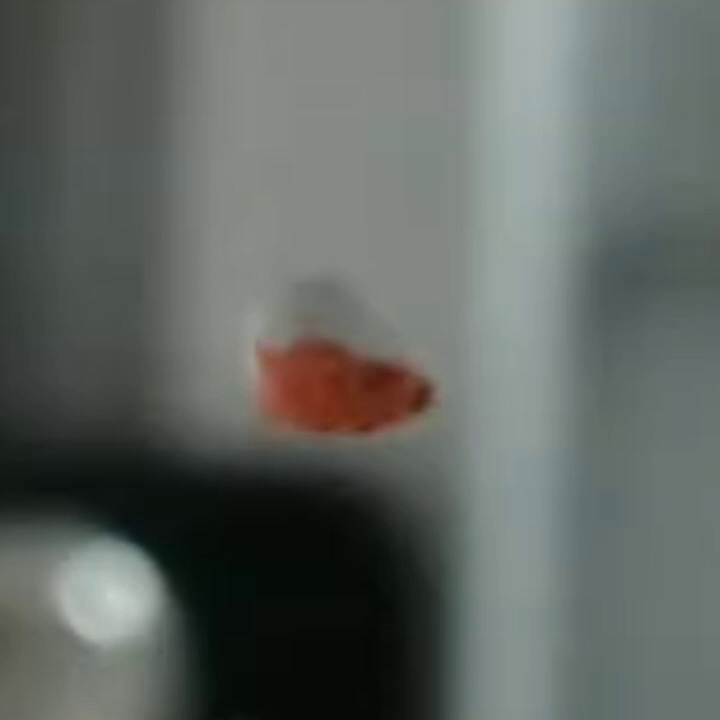
#> input picture frames/frame0.jpg, 720 x 720 px
$ python img_adaptiv_thersh.py
#> lines starting #> are read from the running program, lines starting #| are printed output that depends on the picture; after the words box and inside, x2 and y2 are one past the last pixel; in counts of white or black regions, pixels touching at a corner belong together
import cv2
import numpy as np
from matplotlib import pyplot as plt

img = cv2.imread('./frames/frame0.jpg',2)
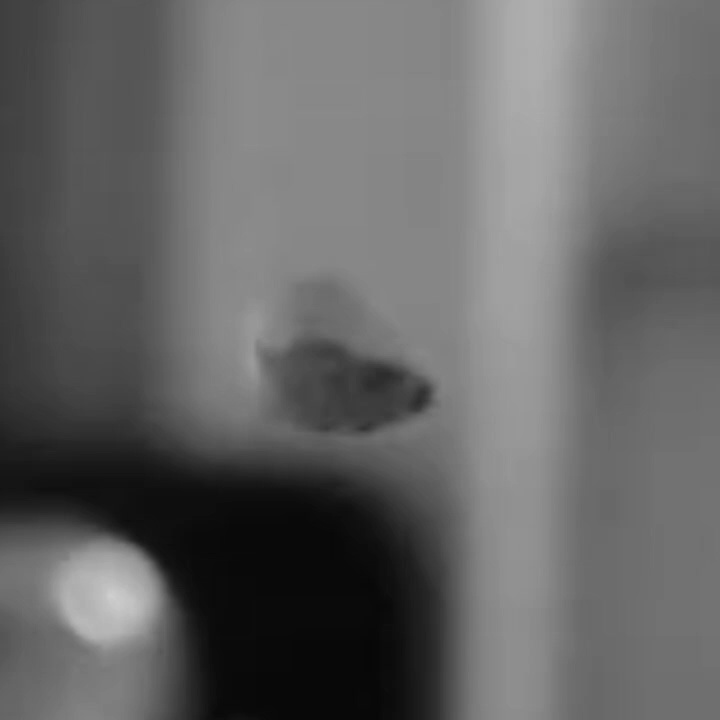
#> img: shape (720, 720); min 7, max 207, mean 100.3
img = cv2.medianBlur(img,5)

ret,th1 = cv2.threshold(img,90,255,cv2.THRESH_BINARY)
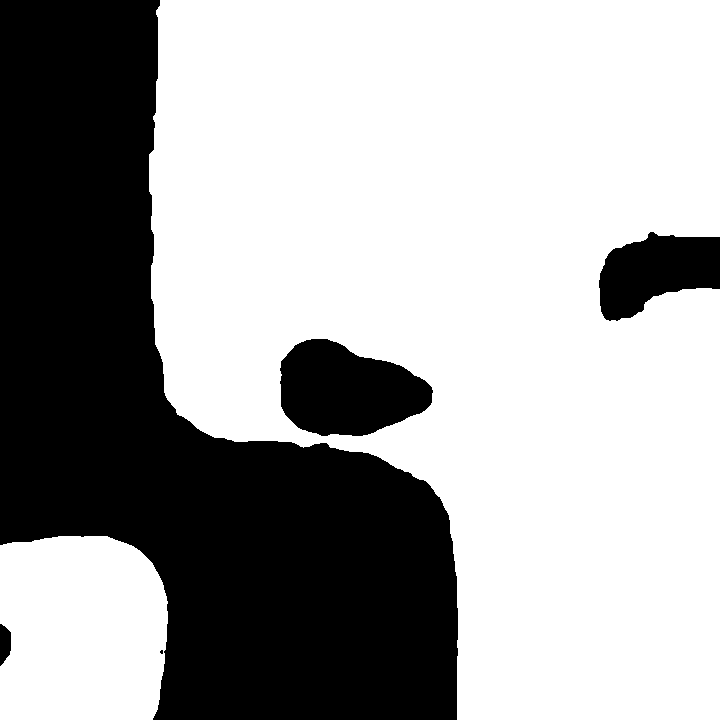
#> th1: shape (720, 720); 64.8% white; 5 black regions (1 under 20 px), largest, box (x1, y1, x2, y2) and area: (0, 0, 458, 720) 164218, (280, 339, 433, 436) 10700, (599, 232, 720, 321) 7201, (0, 624, 11, 666) 354
th2 = cv2.adaptiveThreshold(img,255,cv2.ADAPTIVE_THRESH_MEAN_C,cv2.THRESH_BINARY,11,2)
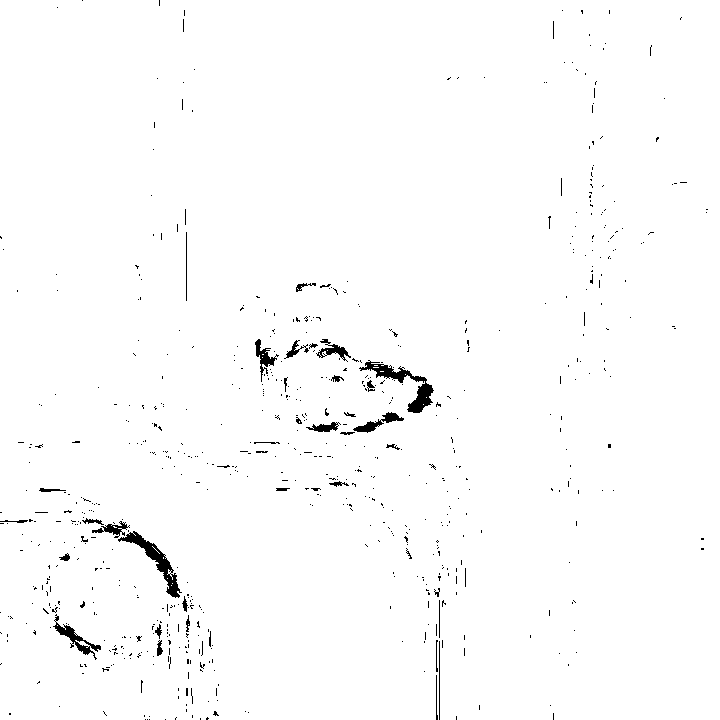
#> th2: shape (720, 720); 98.6% white; 685 black regions (645 under 20 px), largest, box (x1, y1, x2, y2) and area: (359, 360, 434, 413) 942, (118, 531, 182, 598) 873, (53, 614, 101, 660) 454
th3 = cv2.adaptiveThreshold(img,255,cv2.ADAPTIVE_THRESH_GAUSSIAN_C, cv2.THRESH_BINARY,11,2)
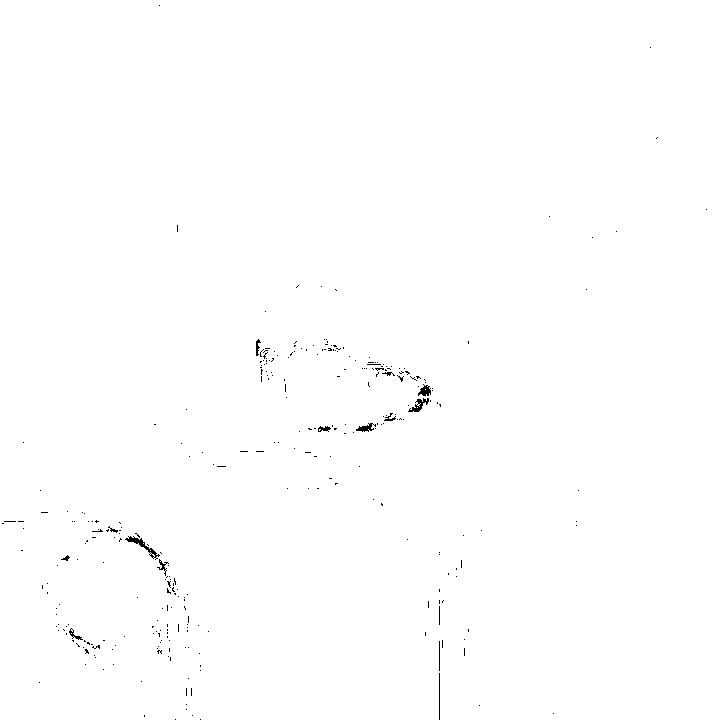
#> th3: shape (720, 720); 99.7% white; black in thin lines or dots

titles = ['Original Image', 'Global Thresholding (v = 127)',
            'Adaptive Mean Thresholding', 'Adaptive Gaussian Thresholding']
images = [img, th1, th2, th3]

for i in range(4):
    plt.subplot(2,2,i+1),plt.imshow(images[i],'gray')
    plt.title(titles[i])
    plt.xticks([]),plt.yticks([])
plt.show()
